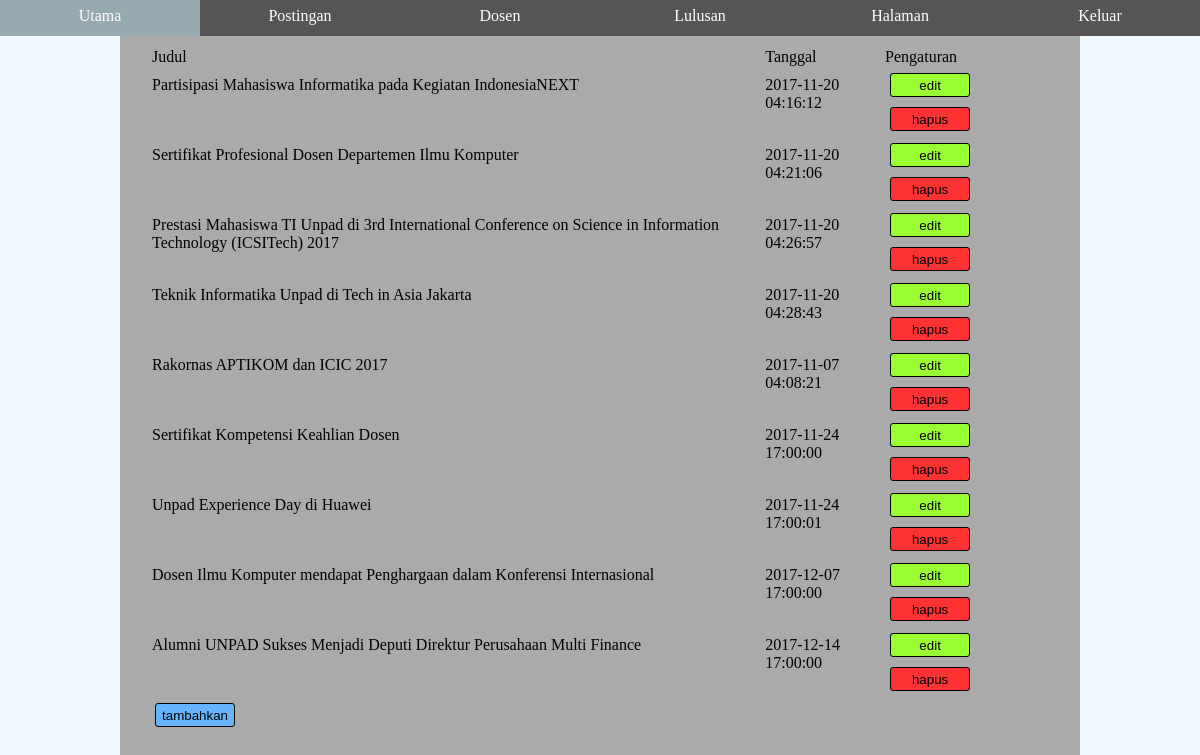
The page /admin/dosen.php on the database its author committed.
### tables this page shows
CREATE TABLE `posting` (
  `ID` int(11) NOT NULL,
  `Judul` text NOT NULL,
  `Tanggal` timestamp NOT NULL DEFAULT CURRENT_TIMESTAMP,
  `Isi` text NOT NULL,
  `Author` text NOT NULL,
  `tag0` int(11) DEFAULT NULL,
  `tag1` int(11) DEFAULT NULL,
  `tag2` int(11) DEFAULT NULL,
  `tag3` int(11) DEFAULT NULL,
  `tag4` int(11) DEFAULT NULL,
  `tag5` int(11) DEFAULT NULL,
  `tag6` int(11) DEFAULT NULL,
  `tag7` int(11) DEFAULT NULL,
  `tag8` int(11) DEFAULT NULL
);

### admin/dosen.php (the view, shortened to what this page needs)
<!DOCTYPE html>
<html lang="en" xmlns="http://www.w3.org/1999/xhtml">
<head>
</head>
<body>
    <div class="admin-content-pos">
        <div class="admin-main-content">
            <table>
                <col><col><col>
                <tr>
                    <td>Judul</td>
                    <td>Tanggal</td>
                    <td>Pengaturan</td>
                </tr>
				<?php
					include '../database.php';
					$sql = "SELECT `ID`, `Judul`, `Tanggal`, `Author` FROM `posting`";
					$result = $conn->query($sql);
					while($row = $result->fetch_assoc())
					{
				?>
						<tr>
						<td> <?php echo	$row["Judul"] ?></td>
						<td> <?php echo	$row["Tanggal"] ?></td>
						<td>
							<button id="update-button" type="button" onclick="showUpdateDiv(<?php echo	$row["ID"] ?>)">edit</button>
							<button id="delete-button" type="button" onclick="showDeleteDiv(<?php echo	$row["ID"] ?>)">hapus</button></td>
						</tr>
				<?php
					}
					$sql = "SELECT MAX(ID) as LAST FROM `posting`";
					$result = $conn->query($sql);
					$row = $result->fetch_assoc();
					$id = 1 + $row["LAST"];
				?>
            </table>
            <button id="insert-button" style="left:0;" type="button" onclick="showInsertDiv(<?php echo $id ?>)">tambahkan</button>
        </div>
    </div>
</body>
</html>

### admin/css/adm-navbar.css (style rules this page uses)
.admin-top-box-wrapper { position: absolute; width: 100%; top : 0; height: auto; background-color: #555; list-style-type: none; z-index: 9; }
.admin-top-box-bar { position : relative; width : 800px; margin: auto; height: auto; padding: 0; color: white; }
.admin-top-box-wrapper li { float: left; width: 200px; transition: 0.2s; }
.admin-top-box-wrapper li a { width: 100%; display: inline-block; color: white; text-align: center; padding: 7px 0; font-family: 'Futura Md BT'; text-decoration: none; margin-bottom: 4px; }
#left-bar { float: left; }
#right-bar { float: right; }

### admin/css/adm-content.css (style rules this page uses)
body { background-color: #f1fbff; }
.admin-content-pos { position: relative; width: 80%; max-width: 1200px; height: auto; margin: 0 auto; }
.admin-main-content { margin-top: 16px; height: auto; padding: 30px; background-color: #aaa; border-radius: 5px; }
.admin-main-content button { border: 1px solid black; margin: 5px; width: 80px; height: 24px; border-radius: 3px; }
#insert-button { background-color: #66b3ff; }
#update-button { background-color: #99ff33; }
#delete-button { background-color: #ff3333; }

### rows shown on the page
posting: Judul "Partisipasi Mahasiswa Informatika pada Kegiatan IndonesiaNEXT", Tanggal "2017-11-20 04:16:12"
posting: Judul "Sertifikat Profesional Dosen Departemen Ilmu Komputer", Tanggal "2017-11-20 04:21:06"
posting: Judul "Prestasi Mahasiswa TI Unpad di 3rd International Conference on Science in Information Technology (ICSITech) 2017", Tanggal "2017-11-20 04:26:57"
posting: Judul "Teknik Informatika Unpad di Tech in Asia Jakarta", Tanggal "2017-11-20 04:28:43"
posting: Judul "Rakornas APTIKOM dan ICIC 2017", Tanggal "2017-11-07 04:08:21"
posting: Judul "Sertifikat Kompetensi Keahlian Dosen", Tanggal "2017-11-24 17:00:00"
posting: Judul "Unpad Experience Day di Huawei", Tanggal "2017-11-24 17:00:01"
posting: Judul "Dosen Ilmu Komputer mendapat Penghargaan dalam Konferensi Internasional", Tanggal "2017-12-07 17:00:00"
posting: Judul "Alumni UNPAD Sukses Menjadi Deputi Direktur Perusahaan Multi Finance", Tanggal "2017-12-14 17:00:00"
